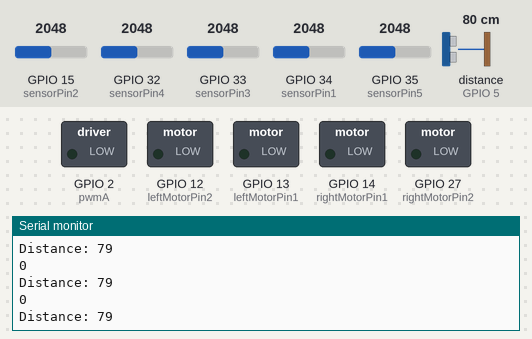
Recording of a sketch running on a simulated ESP32. Parts: switched loads named in the sketch (green lamp = pin HIGH), the last lines printed to the serial monitor. Wiring (inferred from the names in the program): ultrasonic range finder: trigger GPIO 4; echo GPIO 5. The test bench sets the inputs (shaded band); at power-on: distance to the obstacle (sensor on GPIO 5) 80 cm, GPIO 15 (sensorPin2) = 2048, GPIO 32 (sensorPin4) = 2048, GPIO 33 (sensorPin3) = 2048, GPIO 34 (sensorPin1) = 2048, GPIO 35 (sensorPin5) = 2048. The echo pulse lasts 58.3 µs per cm; pins used as bus, display or sensor lines are not drawn.

Above: at 1.2 s.
1.3 s: distance to the obstacle (sensor on GPIO 5) set to 12 cm
At 1.58 s:
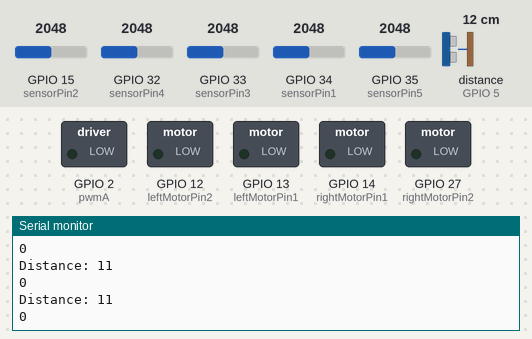
2.8 s: distance to the obstacle (sensor on GPIO 5) set to 9 cm
At 3.5 s:
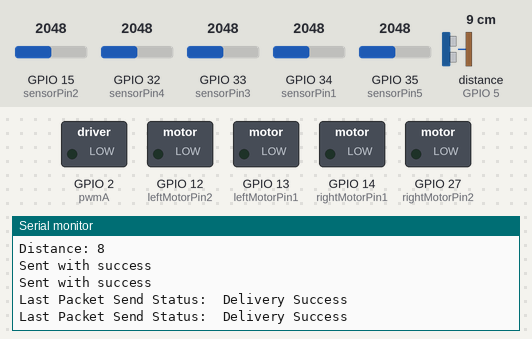
Timing chart, 0 to 5.8 s (numbered marks = the images above; inputs shaded):
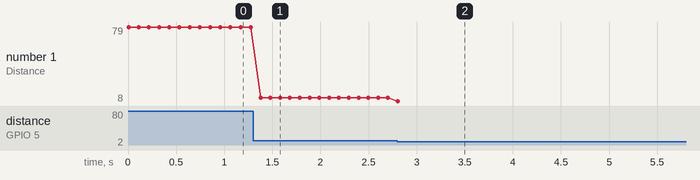

Measured:
- the behaviour switches between 11 and 10 cm on distance to the obstacle (sensor on GPIO 5) (found by bisection; images 1 and 2)
- after the input at 1.3 s, the serial monitor: prints a new line after 0.08 s (image 1)
- after the input at 2.8 s, the serial monitor: prints a new line at once (image 2)
- plotted number 1: 79 → 11 after the input at 1.3 s, 11 → 8 after the input at 2.8 s

The sketch:

masterslave.ino
```cpp
#include <esp_now.h>
#include <WiFi.h>

const int trigPin = 4;
const int echoPin = 5;
long duration;
int distance;

int tmp = 0;

uint8_t broadcastAddress1[] = {0x08, 0xD1, 0xF9, 0x29, 0xE1, 0xC4};
uint8_t broadcastAddress2[] = {0x08, 0xD1, 0xF9, 0x26, 0x50, 0x18};

#define sensorPin1 34
#define sensorPin2 15
#define sensorPin3 33
#define sensorPin4 32
#define sensorPin5 35

#define pwmA 2
#define leftMotorPin1 13
#define leftMotorPin2 12

#define pwmB 4
#define rightMotorPin1 14
#define rightMotorPin2 27

const int threshold = 4000;

typedef struct {
  int b;
} struct_message;

struct_message datarecv;
struct_message datasend;

esp_now_peer_info_t peerInfo1;
esp_now_peer_info_t peerInfo2;

// callback when data is sent
void OnDataSent(const uint8_t *mac_addr, esp_now_send_status_t status) {
  Serial.print("\r\nLast Packet Send Status:\t");
  Serial.println(status == ESP_NOW_SEND_SUCCESS ? "Delivery Success" : "Delivery Fail");
}

void OnDataRecv(const uint8_t *mac, const uint8_t *incomingData, int len) {
  memcpy(&datarecv, incomingData, sizeof(datarecv));
  tmp = datarecv.b;
}

void setup() {
  Serial.begin(115200);

  pinMode(sensorPin1, INPUT);
  pinMode(sensorPin2, INPUT);
  pinMode(sensorPin3, INPUT);
  pinMode(sensorPin4, INPUT);
  pinMode(sensorPin5, INPUT);

  pinMode(pwmA, OUTPUT);
  pinMode(leftMotorPin1, OUTPUT);
  pinMode(leftMotorPin2, OUTPUT);
  pinMode(pwmB, OUTPUT);
  pinMode(rightMotorPin1, OUTPUT);
  pinMode(rightMotorPin2, OUTPUT);

  pinMode(trigPin, OUTPUT); // Sets the trigPin as an Output
  pinMode(echoPin, INPUT);

  WiFi.mode(WIFI_STA);

  // ESP-NOW initialization for ESP8266 (Master)
  if (esp_now_init() != ESP_OK) {
    Serial.println("Error initializing ESP-NOW");
    return;
  }

  esp_now_register_send_cb(OnDataSent);

  esp_now_register_recv_cb(OnDataRecv);

  // Peer setup for ESP32 (Slave)
  memcpy(peerInfo1.peer_addr, broadcastAddress1, 6);
  peerInfo1.channel = 0;
  peerInfo1.encrypt = false;

  memcpy(peerInfo2.peer_addr, broadcastAddress2, 6);
  peerInfo2.channel = 0;
  peerInfo2.encrypt = false;

  if (esp_now_add_peer(&peerInfo1) != ESP_OK) {
    Serial.println("Failed to add peer");
    return;
  }

  if (esp_now_add_peer(&peerInfo2) != ESP_OK) {
    Serial.println("Failed to add peer");
    return;
  }
}

void loop() {
  datasend.b = 96;
  Serial.println(tmp);

  int sensorValues[5];
  sensorValues[0] = analogRead(sensorPin1);
  sensorValues[1] = analogRead(sensorPin2);
  sensorValues[2] = analogRead(sensorPin3);
  sensorValues[3] = analogRead(sensorPin4);
  sensorValues[4] = analogRead(sensorPin5);

  if (tmp == 69) {

    uv();

    if (sensorValues[2] > threshold){
      digitalWrite(pwmA, HIGH);
      digitalWrite(pwmB, HIGH);
      moveForward();
      Serial.println("Front");
    }

    else if (sensorValues[0] > threshold){
      digitalWrite(pwmA, HIGH);
      digitalWrite(pwmB, HIGH);
      turnLeft();
      Serial.println("Left");
    // delay(100);
    }
    else if (sensorValues[4] > threshold){
      digitalWrite(pwmA, HIGH);
      digitalWrite(pwmB, HIGH);
      turnRight();
      Serial.println("Right");
    // delay(100);
    }

    else if(sensorValues[0] < threshold && sensorValues[2] < threshold && sensorValues[4] < threshold || distance <= 10){
      digitalWrite(pwmA, LOW);
      digitalWrite(pwmB, LOW);
      stopMotors();
      Serial.println("Stop");
      sendDataToESP32();
      while(1){}
    }
  }

  else {
    digitalWrite(pwmA, LOW);
    digitalWrite(pwmB, LOW);
    stopMotors();
  }

  uv();

  if (distance <= 9) {
    sendDataToESP32();
    while(1){}
  }
}

void sendDataToESP32() {
  esp_err_t result = esp_now_send(broadcastAddress1, (uint8_t *) &datasend, sizeof(datasend));

    if (result == ESP_OK) {
      Serial.println("Sent with success");
    }
    else {
      Serial.println("Error sending the data");
    }

    result = esp_now_send(broadcastAddress2, (uint8_t *) &datasend, sizeof(datasend));
    if (result == ESP_OK) {
      Serial.println("Sent with success");
    }
    else {
      Serial.println("Error sending the data");
    }
}

void uv() {
  digitalWrite(trigPin, LOW);
  delayMicroseconds(2);
  digitalWrite(trigPin, HIGH);
  delayMicroseconds(10);
  digitalWrite(trigPin, LOW);
  duration = pulseIn(echoPin, HIGH);
  distance = duration * 0.034 / 2;
  Serial.print("Distance: ");
  Serial.println(distance);
  delay(100);
}

void moveForward() {
  digitalWrite(leftMotorPin1, HIGH);
  digitalWrite(leftMotorPin2, LOW);
  digitalWrite(rightMotorPin1, HIGH);
  digitalWrite(rightMotorPin2, LOW);
}

void stopMotors() {
  digitalWrite(leftMotorPin1, LOW);
  digitalWrite(leftMotorPin2, LOW);
  digitalWrite(rightMotorPin1, LOW);
  digitalWrite(rightMotorPin2, LOW);
}

void turnLeft() {
  digitalWrite(leftMotorPin1, LOW);
  digitalWrite(leftMotorPin2, LOW);
  digitalWrite(rightMotorPin1, HIGH);
  digitalWrite(rightMotorPin2, LOW);
}

void turnRight() {
  digitalWrite(leftMotorPin1, HIGH);
  digitalWrite(leftMotorPin2, LOW);
  digitalWrite(rightMotorPin1, LOW);
  digitalWrite(rightMotorPin2, LOW);
}
```
